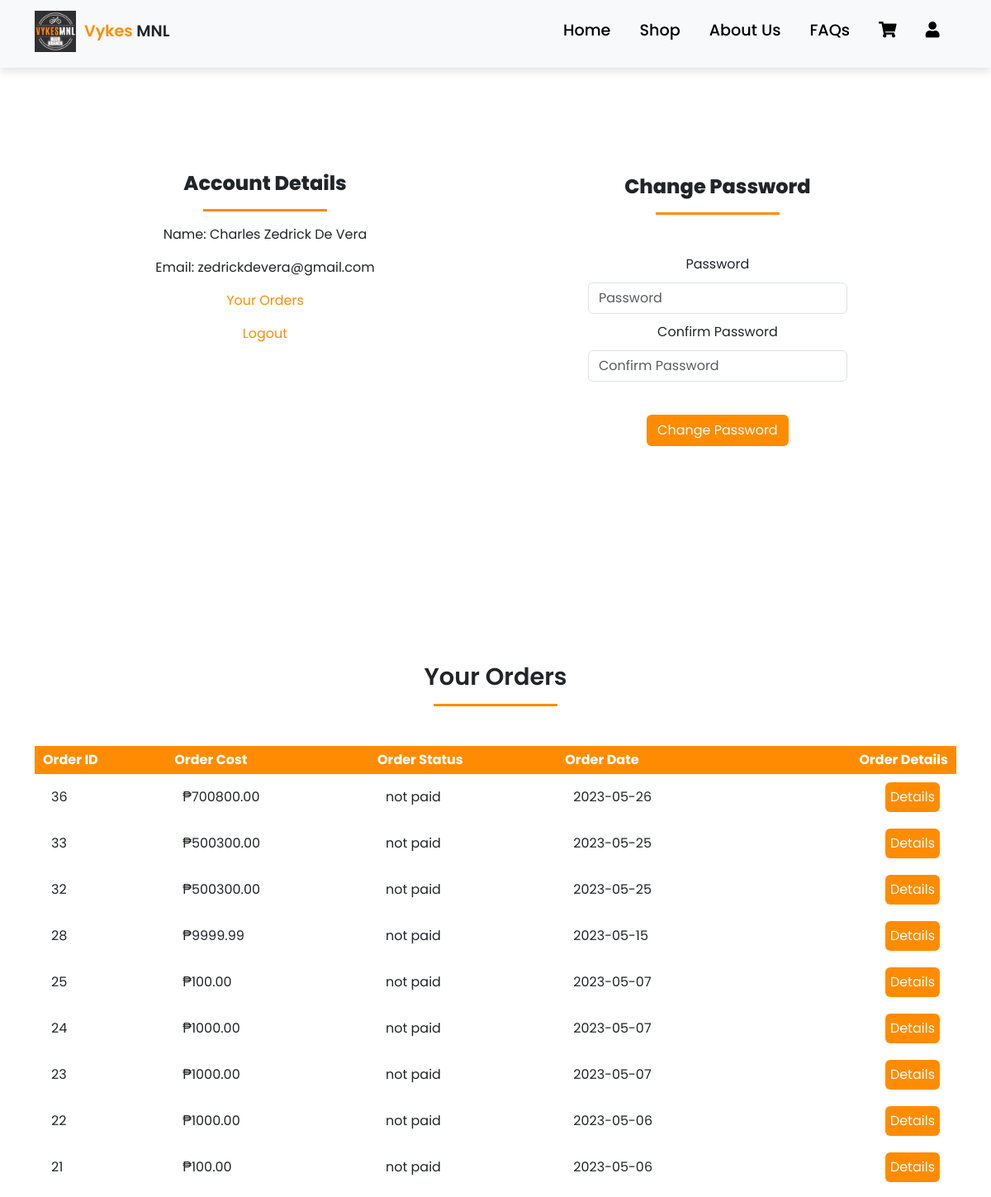
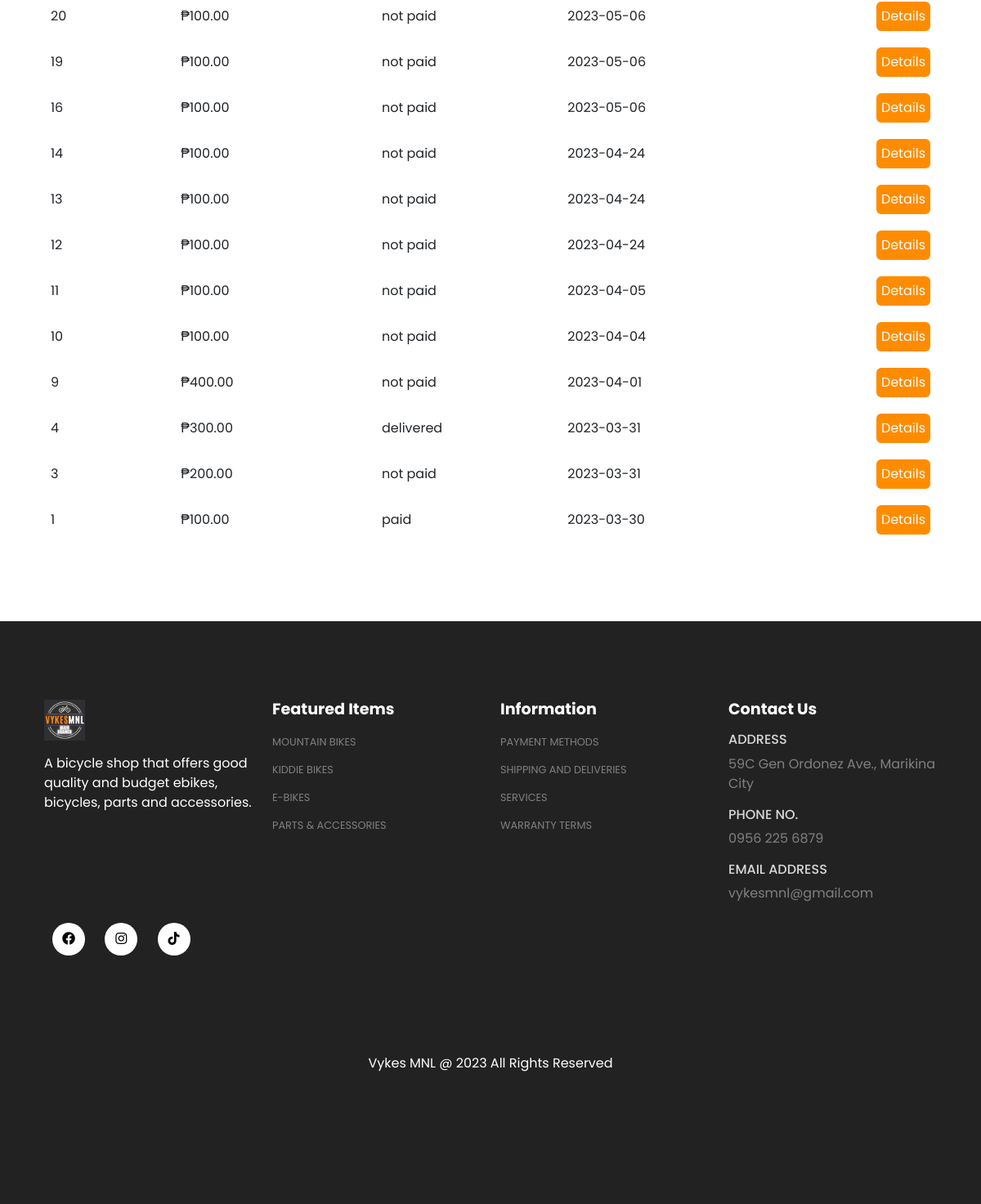
The app's page /account.php (signed in) with its own data (2 pictures, top to bottom).
### tables this page shows
CREATE TABLE `orders` (
  `order_id` int(11) NOT NULL,
  `wsname` varchar(250) NOT NULL,
  `wsphone` bigint(20) NOT NULL,
  `wsaddress` text NOT NULL,
  `wscourier` text NOT NULL,
  `order_cost` decimal(10,2) NOT NULL,
  `order_status` varchar(100) NOT NULL DEFAULT 'on_hold',
  `user_name` varchar(250) NOT NULL,
  `user_email` text NOT NULL,
  `user_id` int(11) NOT NULL,
  `user_phone` bigint(20) NOT NULL,
  `user_city` varchar(255) NOT NULL,
  `user_address` text NOT NULL,
  `user_landmark` text NOT NULL,
  `location_link` text NOT NULL,
  `payment_method` varchar(20) NOT NULL,
  `shipping_method` varchar(250) NOT NULL,
  `payment_image` varchar(250) NOT NULL,
  `order_date` date NOT NULL DEFAULT current_timestamp(),
  `shipping_fee` decimal(6,2) NOT NULL
);

### account.php (the view, shortened to what this page needs)
<?php
    include('layouts/header.php');
?>
<?php
include('server/connection.php');
if(isset($_SESSION['logged_in'])){
    if($_SESSION['user_type']=='user'){
    $user_id = $_SESSION['user_id'];
    $stmt = $conn->prepare("SELECT * FROM orders WHERE user_id = ? ORDER BY order_id DESC");
    $stmt->bind_param('i', $user_id);
    $stmt->execute();
    $orders = $stmt->get_result();
    }
}
?>
    <section class="my-5 py-5">
        <div class="row container mx-auto">
            <div class="text-center mt-5 pt-5 col-lg-6 col-md-12 col-sm-12">
                <h3 class="font-weight-bold">Account Details</h3>
                <hr class="mx-auto">
                <div class="account-info">
                    <p>Name: <span> <?php if(isset($_SESSION['user_name'])){echo $_SESSION['user_name'];} ?></span></p>
                    <p>Email: <span> <?php if(isset($_SESSION['user_email'])){echo $_SESSION['user_email'];} ?></span></p>
                    <p><a href="#orders" id="order-btn">Your Orders</a></p>
                    <p><a href="account.php?logout=1" id="logout-btn">Logout</a></p>
                </div>
            </div>
            <div class="col-lg-6 col-md-12 col-sm-12">
                <form action="account.php" method="POST" id="account-form">
                    <h3>Change Password</h3>
                    <hr class="mx-auto mb-5">
                    <div class="form-group">
                        <label for="">Password</label>
                        <input type="password" class="form-control" id="account-password" name="password" placeholder="Password" required>
                    </div>
                    <div class="form-group">
                        <label for="">Confirm Password</label>
                        <input type="password" class="form-control" id="account-confirm-password" name="confirmPassword" placeholder="Confirm Password" required>
                    </div>
                    <div class="form-group">
                        <input type="submit" class="btn" id="change-password-btn" name="change_password" value="Change Password">
                    </div>
                </form>
            </div>
        </div>
    </section>
    <section id="orders" class="orders container my-5 py-5">
        <div class="container mt-2">
            <h2 class="font-weight-bold text-center">Your Orders</h2>
            <hr class="mx-auto">
        </div>
        <table class="mt-5 pt-5">
            <tr>
                <th>Order ID</th>
                <th>Order Cost</th>
                <th>Order Status</th>
                <th>Order Date</th>
                <th>Order Details</th>
            </tr>
            <?php while($row = $orders->fetch_assoc()){ ?>
                <tr>
                    <td>
                        <span><?php echo $row['order_id']; ?></span>
                    </td>
                    <td>
                        <span>₱<?php echo $row['order_cost']; ?></span>
                    </td>
                    <td>
                        <span><?php echo $row['order_status']; ?></span>
                    </td>
                    <td>
                        <span><?php echo $row['order_date']; ?></span>
                    </td>
                    <td>
                        <form method="POST" action="order_details.php">
                            <input type="submit" class="btn order-details-btn" name="order_details_btn" value="Details">
                        </form>
                    </td>
                </tr>
            <?php }?>
        </table>
    </section>
    <?php include('layouts/footer.php'); ?>

### layouts/header.php (shortened to what this page needs)
<!DOCTYPE html>
<html lang="en">
<head>
    <link href="https://cdn.jsdelivr.net/npm/bootstrap@5.3.0-alpha2/dist/css/bootstrap.min.css" rel="stylesheet">
    <link rel="stylesheet" href="https://use.fontawesome.com/releases/v5.15.4/css/all.css"/>
    <link rel="stylesheet" href="assets/css/style.css">
    <link rel="stylesheet" href="https://cdn.jsdelivr.net/npm/bootstrap-icons@1.10.5/font/bootstrap-icons.css">
</head>
<body>
    <nav class="navbar navbar-expand-lg navbar-light bg-light py-3 fixed-top">
        <div class="container">
          <img class="logo" src="assets/imgs/logo.jpg">
          <h2 class="company"><span>Vykes </span>MNL</h2>
          <div class="collapse navbar-collapse nav-buttons" id="navbarSupportedContent">
            <ul class="navbar-nav me-auto mb-2 mb-lg-0">
              <li class="nav-item">
                <a class="nav-link" href="index.php">Home</a>
              </li>
              <li class="nav-item">
                <a class="nav-link" href="shop.php">Shop</a>
              </li>
              <li class="nav-item">
                <a class="nav-link" href="about.php">About Us</a>
              </li>
              <li class="nav-item">
                <a class="nav-link" href="faqs.php">FAQs</a>
              </li>
              <li class="nav-item">
                <a class="nav-link" href="cart.php">
                  <i class="fas fa-shopping-cart">
                  </i>
              </a>
              </li>
              <li class="nav-item">
                <a class="nav-link" href="account.php"><i class="fas fa-user"></i></a>
              </li>
          </div>
        </div>
    </nav>

### layouts/footer.php (shortened to what this page needs)
      <footer class="mt-5 py-5">
        <div class="row container mx-auto pt-5">
            <div class="footer-one col-lg-3 col-md-6 col-sm-12">
                <img class="logo" src="assets/imgs/logo.jpg">
                <p class="pt-3">A bicycle shop that offers good quality and budget ebikes, bicycles, parts and accessories.</p>
            </div>
            <div class="footer-one col-lg-3 col-md-6 col-sm-12">
                <h5 class="pb-2">Featured Items</h5>
                <ul class="text-uppercase">
                    <li><a href="shop.php">Mountain Bikes</a></li>
                    <li><a href="shop.php">Kiddie Bikes</a></li>
                    <li><a href="shop.php">E-Bikes</a></li>
                    <li><a href="shop.php">Parts & Accessories</a></li>
                </ul>
            </div>
            <div class="footer-one col-lg-3 col-md-6 col-sm-12">
                <h5 class="pb-2">Information</h5>
                <ul class="text-uppercase">
                    <li><a href="cash.php">Payment Methods</a></li>
                    <li><a href="del.php">Shipping and Deliveries</a></li>
                    <li><a href="services.php">Services</a></li>
                    <li><a href="warranty.php">Warranty Terms</a></li>
                </ul>
            </div>
            <div class="footer-one col-lg-3 col-md-6 col-sm-12">
                <h5 class="pb-2">Contact Us</h5>
                <div>
                    <h6 class="text-uppercase">Address</h6>
                    <p class="contact">59C Gen Ordonez Ave., Marikina City</p>
                </div>
                <div>
                    <h6 class="text-uppercase">Phone No.</h6>
                    <p class="contact">0956 225 6879</p>
                </div>
                <div>
                    <h6 class="text-uppercase">Email Address</h6>
                    <p class="contact">vykesmnl@gmail.com</p>
                </div>
            </div>
        </div>
        <div class="copyright mt-2">
            <div class="row container mx-auto">
                <div class="col-lg-6 col-md-6 col-sm-12 mb-4">
                    <a href="https://www.facebook.com/vykesmnl"><i class="fab fa-facebook"></i></a>
                    <a href="https://www.instagram.com/vykesmnl"><i class="fab fa-instagram"></i></a>
                    <a href="https://www.tiktok.com/vykesmnl"><i class="fab fa-tiktok"></i></a>
                </div>
            </div>
        </div>
        <div>
            <div class="text-center text-nowrap my-5 py-5">
                <p>Vykes MNL @ 2023 All Rights Reserved</p>
            </div>
        </div>
      </footer>
</body>
</html>

### assets/css/style.css (style rules this page uses)
* { margin: 0; padding: 0; box-sizing: border-box; }
body { font-family: 'Poppins', sans-serif; }
hr { width: 150px; height: 3px !important; opacity: 1 !important; background-color: darkorange; color: darkorange; }
h2 { font-size: 1.8rem; font-weight: 600; }
h3 { font-size: 1.5rem; font-weight: 800; }
h5 { font-size: 1rem; font-weight: 400; }
h6 { color: #d8d8d8; }
.logo { width: 50px; height: 50px; }
.nav-buttons { margin-left: 40%; }
.navbar { font-size: 10px; padding-top: .8rem !important; padding-bottom: 1.2rem !important; top: 0; left: 0; box-shadow: 0px 5px 10px rgba(0,0,0,0.1); }
.navbar .company { margin: 0px 10px; font-size: 1.2rem; }
.navbar .company span { color: darkorange; }
.navbar-light .navbar-nav .nav-link { padding: 0px 15px; color: black; transition: 0.4s ease; }
.navbar a { font-size: 1.2rem; padding: 0px 0.7px; transition: 0.4s ease; font-weight: 500; cursor: pointer; margin-left: 5px; }
Footer { background-color: #222222; }
Footer h5 { color: white; font-weight: 700; font-size: 1.2rem; }
footer ul { padding-left: 0; margin-left: 0; }
footer li { padding-bottom: 10px; list-style: none; }
footer li a { font-size: 0.8rem; color: gray; text-decoration: none; }
footer .copyright a { color: black; height: 40px; width: 40px; background-color: white; display: inline-block; text-align: center; line-height: 40px; border-radius: 50%; transition: 0.3s ease; margin: 0px 10px; }
footer p { color: white; }
footer .contact { color:gray; }
td:last-child { text-align: right; }
th:last-child { text-align: right; }
#account-form { width: 70%; margin: 70px; text-align: center; padding: 30px; }
#account-form input { margin: 10px auto; }
#account-form #change-password-btn { margin-top: 30px; background-color: darkorange; color: white; }
.account-info #order-btn, #logout-btn { color: darkorange; text-decoration: none; }
.orders table { width: 100%; border-collapse: collapse; }
.orders th { padding: 5px 10px; color: white; background-color: darkorange; }
.orders th:nth-child(2) { padding: 5px 10px; color: white; background-color: darkorange; }
.orders td { padding: 10px 20px; }
.orders .order-details-btn { padding: 5px;; background-color: darkorange; color: white; }
img { vertical-align: middle; }

### records on screen
orders: order_id "36", order_cost "700800.00", order_status "not paid", order_date "2023-05-26"
orders: order_id "33", order_cost "500300.00", order_status "not paid", order_date "2023-05-25"
orders: order_id "32", order_cost "500300.00", order_status "not paid", order_date "2023-05-25"
orders: order_id "28", order_cost "9999.99", order_status "not paid", order_date "2023-05-15"
orders: order_id "25", order_cost "100.00", order_status "not paid", order_date "2023-05-07"
orders: order_id "24", order_cost "1000.00", order_status "not paid", order_date "2023-05-07"
orders: order_id "23", order_cost "1000.00", order_status "not paid", order_date "2023-05-07"
orders: order_id "22", order_cost "1000.00", order_status "not paid", order_date "2023-05-06"
orders: order_id "21", order_cost "100.00", order_status "not paid", order_date "2023-05-06"
orders: order_id "20", order_cost "100.00", order_status "not paid", order_date "2023-05-06"
orders: order_id "19", order_cost "100.00", order_status "not paid", order_date "2023-05-06"
orders: order_id "16", order_cost "100.00", order_status "not paid", order_date "2023-05-06"
orders: order_id "14", order_cost "100.00", order_status "not paid", order_date "2023-04-24"
orders: order_id "13", order_cost "100.00", order_status "not paid", order_date "2023-04-24"
orders: order_id "12", order_cost "100.00", order_status "not paid", order_date "2023-04-24"
orders: order_id "11", order_cost "100.00", order_status "not paid", order_date "2023-04-05"
orders: order_id "10", order_cost "100.00", order_status "not paid", order_date "2023-04-04"
orders: order_id "9", order_cost "400.00", order_status "not paid", order_date "2023-04-01"
orders: order_id "4", order_cost "300.00", order_status "delivered", order_date "2023-03-31"
orders: order_id "3", order_cost "200.00", order_status "not paid", order_date "2023-03-31"
orders: order_id "1", order_cost "100.00", order_status "paid", order_date "2023-03-30"

### other values on screen
$_SESSION['user_name'] "Charles Zedrick De Vera"
$_SESSION['user_email'] "zedrickdevera@gmail.com"
